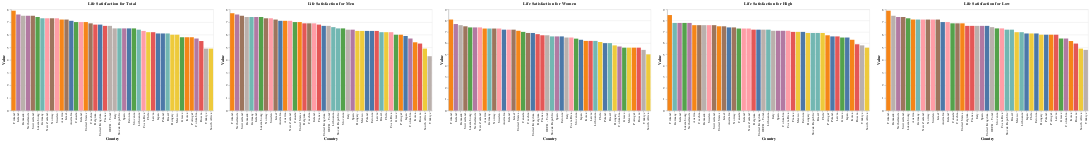

Notebook code for this chart:
### Code cell
import pandas as pd
import altair as alt

# Creating seperate bar charts
charts = []
for measure in inequality_measures:
    chart = alt.Chart(filtered_data[filtered_data['Inequality'] == measure]).mark_bar().encode(
        x=alt.X('Country:N', sort='-y'),
        y='Value:Q',
        color=alt.Color('Country:N', legend=None),  # Use color to differentiate countries
        tooltip=['Country', 'Value']
    ).properties(
        title=f'Life Satisfaction for {measure}',
        width=600
    )
    charts.append(chart)

# Combining charts horizontally
hconcat_chart = alt.hconcat(*charts)
hconcat_chart
